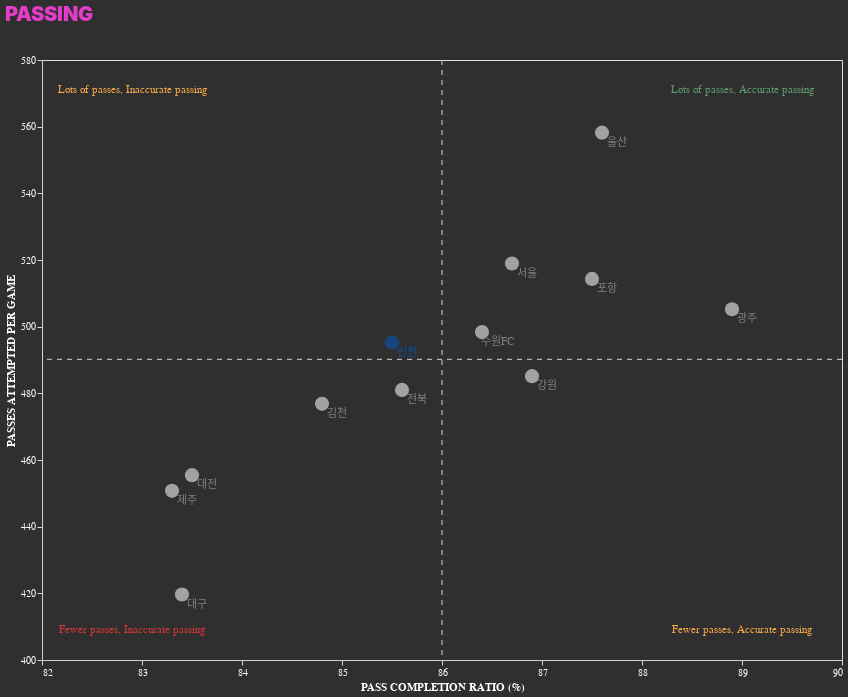

The cell this chart's notebook holds for it:
### Code cell
# base part
base_chart = (
    alt.
    Chart(temp_pass_data)
)

# point part
point_chart = (
    base_chart.
    encode(
        x = alt.X('성공%:Q',scale=alt.Scale(domain = [82,90], bins = [82, 83, 84, 85, 86, 87, 88, 89, 90]), axis = alt.Axis(format = '~s')).title('PASS COMPLETION RATIO (%)'),
        y = alt.Y('passes_attempted_per_game:Q', scale = alt.Scale(domain = [400, 580], bins = [400, 420, 440, 460, 480, 500, 520, 540, 560, 580])).title('PASSES ATTEMPTED PER GAME'),
        color = alt.condition(
            alt.datum.구단 == '인천',
            alt.value('#0d509f'),
            alt.value('lightgray')
        ),
        tooltip= '구단:N'
    ).
    mark_circle(size = 200)
)

# text part
text_chart = (
    base_chart.
    encode(
        x = '성공%:Q',
        y = 'passes_attempted_per_game:Q',
        text = '구단:N',
        color = alt.condition(
            alt.datum.구단 == '인천',
            alt.value('#0d509f'),
            alt.value('gray')
        )
    ).
    mark_text(
        dx = 15,
        dy = 10
    )
)

# # x axis ruler (mean of x axis:pass completion ratio)
xruler_chart = (
    base_chart.
    transform_aggregate(
        med_pass_rate = 'median(성공%)'
    ).
    encode(
        x = 'med_pass_rate:Q'
    ).
    mark_rule(
        stroke = 'lightgray',
        strokeDash=[5,5]
    )
)
# x-ruler text
xaxis_textchart = (
    xruler_chart.
    encode(
        y = alt.value(5),
        text = alt.value('Median of Passes Completion Ratio'),
        color = alt.value('white')
    ).
    mark_text(dy = 8)
)


# y axis ruler (median of pass attempt per game)
yruler_chart = (
    base_chart.
    transform_aggregate(
        med_pass_attempt = 'median(passes_attempted_per_game)'
    ).
    encode(
        y = 'med_pass_attempt:Q'
    ).
    mark_rule(
        stroke = 'lightgray',
        strokeDash=[5,5]
    )
)
# y-ruler text
yaxis_textchart = (
    yruler_chart.
    encode(
        x = alt.value(80),
        text = alt.value('Median of Passes per Game'),
        color = alt.value('white')
    ).
    mark_text(dy = -10)
)

### TEXT for evaluation
good_text = (
    alt.Chart().mark_text(color = '#5C9B6D').encode(
        x = alt.value(700),
        y = alt.value(30),
        text = alt.value('Lots of passes, Accurate passing')
    )
)

soso_text1 = (
    alt.Chart().mark_text(color = '#F6A849').encode(
        x = alt.value(90),
        y = alt.value(30),
        text = alt.value('Lots of passes, Inaccurate passing')
    )
)

soso_text2 = (
    alt.Chart().mark_text(color = '#F6A849').encode(
        x = alt.value(700),
        y = alt.value(570),
        text = alt.value('Fewer passes, Accurate passing')
    )
)

bad_text = (
    alt.Chart().mark_text(color = '#D43835').encode(
        x = alt.value(90),
        y = alt.value(570),
        text = alt.value('Fewer passes, Inaccurate passing')
    )
)

tot_chart = alt.layer(
    point_chart,
    text_chart,
    xruler_chart,
    # xaxis_textchart,
    yruler_chart,
    # yaxis_textchart
    good_text,
    soso_text1,
    soso_text2,
    bad_text
)

tot_chart.properties(
    height = 600,
    width = 800,
    background = '#2F2F2F',
    title = 'PASSING'
).configure_axis(
    grid = False,
    domainColor='lightgray',  # 축 색상
    tickColor='lightgray',  # 틱 색상
    labelColor='white',  # 축 라벨 색상
    titleColor='white',  # 축 제목 색상
).configure_title(
    fontSize = 20,
    anchor = 'start',
    color = '#E23CC9',
    fontWeight= 900,
    offset = 30
)

### Figure 1 — Vega-Lite specification as saved in the notebook (floating-point values rounded to 4 significant figures)
{"config": {"view": {"continuousWidth": 300, "continuousHeight": 300}, "axis": {"domainColor": "lightgray", "grid": false, "labelColor": "white", "tickColor": "lightgray", "titleColor": "white"}, "title": {"anchor": "start", "color": "#E23CC9", "fontSize": 20, "fontWeight": 900, "offset": 30}}, "layer": [{"data": {"name": "data-2d5971c3a77b6b2025e39e73175f3c68"}, "mark": {"type": "circle", "size": 200}, "encoding": {"color": {"condition": {"test": "(datum.구단 === '인천')", "value": "#0d509f"}, "value": "lightgray"}, "tooltip": {"field": "구단", "type": "nominal"}, "x": {"axis": {"format": "~s"}, "field": "성공%", "scale": {"bins": [82, 83, 84, 85, 86, 87, 88, 89, 90], "domain": [82, 90]}, "title": "PASS COMPLETION RATIO (%)", "type": "quantitative"}, "y": {"field": "passes_attempted_per_game", "scale": {"bins": [400, 420, 440, 460, 480, 500, 520, 540, 560, 580], "domain": [400, 580]}, "title": "PASSES ATTEMPTED PER GAME", "type": "quantitative"}}}, {"data": {"name": "data-2d5971c3a77b6b2025e39e73175f3c68"}, "mark": {"type": "text", "dx": 15, "dy": 10}, "encoding": {"color": {"condition": {"test": "(datum.구단 === '인천')", "value": "#0d509f"}, "value": "gray"}, "text": {"field": "구단", "type": "nominal"}, "x": {"field": "성공%", "type": "quantitative"}, "y": {"field": "passes_attempted_per_game", "type": "quantitative"}}}, {"data": {"name": "data-2d5971c3a77b6b2025e39e73175f3c68"}, "mark": {"type": "rule", "stroke": "lightgray", "strokeDash": [5, 5]}, "encoding": {"x": {"field": "med_pass_rate", "type": "quantitative"}}, "transform": [{"aggregate": [{"op": "median", "field": "성공%", "as": "med_pass_rate"}]}]}, {"data": {"name": "data-2d5971c3a77b6b2025e39e73175f3c68"}, "mark": {"type": "rule", "stroke": "lightgray", "strokeDash": [5, 5]}, "encoding": {"y": {"field": "med_pass_attempt", "type": "quantitative"}}, "transform": [{"aggregate": [{"op": "median", "field": "passes_attempted_per_game", "as": "med_pass_attempt"}]}]}, {"data": {"name": "empty"}, "mark": {"type": "text", "color": "#5C9B6D"}, "encoding": {"text": {"value": "Lots of passes, Accurate passing"}, "x": {"value": 700}, "y": {"value": 30}}}, {"data": {"name": "empty"}, "mark": {"type": "text", "color": "#F6A849"}, "encoding": {"text": {"value": "Lots of passes, Inaccurate passing"}, "x": {"value": 90}, "y": {"value": 30}}}, {"data": {"name": "empty"}, "mark": {"type": "text", "color": "#F6A849"}, "encoding": {"text": {"value": "Fewer passes, Accurate passing"}, "x": {"value": 700}, "y": {"value": 570}}}, {"data": {"name": "empty"}, "mark": {"type": "text", "color": "#D43835"}, "encoding": {"text": {"value": "Fewer passes, Inaccurate passing"}, "x": {"value": 90}, "y": {"value": 570}}}], "background": "#2F2F2F", "height": 600, "title": "PASSING", "width": 800, "$schema": "https://vega.github.io/schema/vega-lite/v5.20.1.json", "datasets": {"data-2d5971c3a77b6b2025e39e73175f3c68": [{"구단": "강원", "시도": 16010, "성공": 13915, "성공%": 86.9, "games": 33, "passes_attempted_per_game": 485.2}, {"구단": "광주", "시도": 16672, "성공": 14827, "성공%": 88.9, "games": 33, "passes_attempted_per_game": 505.2}, {"구단": "김천", "시도": 15736, "성공": 13341, "성공%": 84.8, "games": 33, "passes_attempted_per_game": 476.8}, {"구단": "대구", "시도": 13848, "성공": 11556, "성공%": 83.4, "games": 33, "passes_attempted_per_game": 419.6}, {"구단": "대전", "시도": 15030, "성공": 12557, "성공%": 83.5, "games": 33, "passes_attempted_per_game": 455.5}, {"구단": "서울", "시도": 17125, "성공": 14842, "성공%": 86.7, "games": 33, "passes_attempted_per_game": 518.9}, {"구단": "수원FC", "시도": 16446, "성공": 14216, "성공%": 86.4, "games": 33, "passes_attempted_per_game": 498.4}, {"구단": "울산", "시도": 18421, "성공": 16138, "성공%": 87.6, "games": 33, "passes_attempted_per_game": 558.2}, {"구단": "인천", "시도": 16343, "성공": 13970, "성공%": 85.5, "games": 33, "passes_attempted_per_game": 495.2}, {"구단": "전북", "시도": 15874, "성공": 13593, "성공%": 85.6, "games": 33, "passes_attempted_per_game": 481.0}, {"구단": "제주", "시도": 14875, "성공": 12396, "성공%": 83.3, "games": 33, "passes_attempted_per_game": 450.8}, {"구단": "포항", "시도": 16973, "성공": 14843, "성공%": 87.5, "games": 33, "passes_attempted_per_game": 514.3}], "empty": [{}]}}
